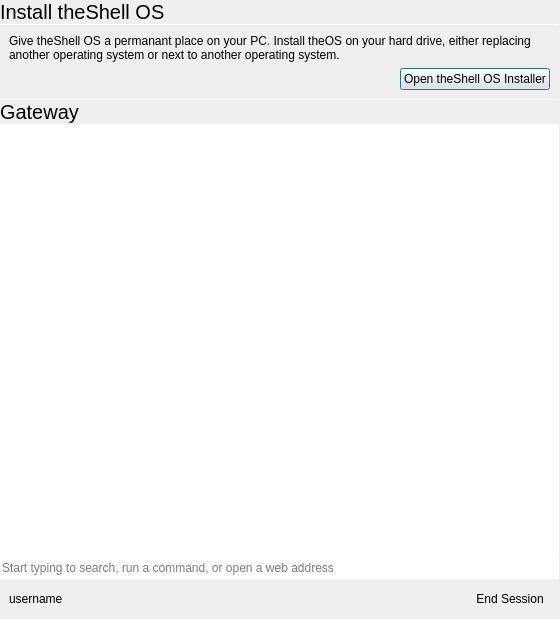
<?xml version="1.0" encoding="UTF-8"?>
<ui version="4.0">
 <class>Menu</class>
 <widget class="QDialog" name="Menu">
  <property name="geometry">
   <rect>
    <x>0</x>
    <y>0</y>
    <width>560</width>
    <height>619</height>
   </rect>
  </property>
  <property name="windowTitle">
   <string notr="true">theShellMenu</string>
  </property>
  <property name="windowIcon">
   <iconset theme="theshell" resource="resources.qrc">
    <normaloff>:/icons/icon.svg</normaloff>:/icons/icon.svg</iconset>
  </property>
  <layout class="QVBoxLayout" name="verticalLayout_2">
   <property name="spacing">
    <number>0</number>
   </property>
   <property name="leftMargin">
    <number>0</number>
   </property>
   <property name="topMargin">
    <number>0</number>
   </property>
   <property name="rightMargin">
    <number>1</number>
   </property>
   <property name="bottomMargin">
    <number>0</number>
   </property>
   <item>
    <widget class="AnimatedStackedWidget" name="stackedWidget">
     <property name="autoFillBackground">
      <bool>true</bool>
     </property>
     <property name="currentIndex">
      <number>0</number>
     </property>
     <widget class="QWidget" name="page">
      <property name="autoFillBackground">
       <bool>true</bool>
      </property>
      <layout class="QVBoxLayout" name="verticalLayout_6">
       <property name="spacing">
        <number>0</number>
       </property>
       <property name="leftMargin">
        <number>0</number>
       </property>
       <property name="topMargin">
        <number>0</number>
       </property>
       <property name="rightMargin">
        <number>0</number>
       </property>
       <property name="bottomMargin">
        <number>0</number>
       </property>
       <item>
        <widget class="QFrame" name="InstallLayout">
         <property name="frameShape">
          <enum>QFrame::NoFrame</enum>
         </property>
         <property name="frameShadow">
          <enum>QFrame::Raised</enum>
         </property>
         <layout class="QVBoxLayout" name="verticalLayout_4">
          <property name="spacing">
           <number>0</number>
          </property>
          <property name="leftMargin">
           <number>0</number>
          </property>
          <property name="topMargin">
           <number>0</number>
          </property>
          <property name="rightMargin">
           <number>0</number>
          </property>
          <property name="bottomMargin">
           <number>0</number>
          </property>
          <item>
           <widget class="QLabel" name="label_5">
            <property name="font">
             <font>
              <pointsize>15</pointsize>
             </font>
            </property>
            <property name="text">
             <string>Install theShell OS</string>
            </property>
            <property name="margin">
             <number>9</number>
            </property>
           </widget>
          </item>
          <item>
           <widget class="Line" name="line_2">
            <property name="maximumSize">
             <size>
              <width>16777215</width>
              <height>1</height>
             </size>
            </property>
            <property name="orientation">
             <enum>Qt::Horizontal</enum>
            </property>
           </widget>
          </item>
          <item>
           <layout class="QGridLayout" name="gridLayout">
            <property name="leftMargin">
             <number>9</number>
            </property>
            <property name="topMargin">
             <number>9</number>
            </property>
            <property name="rightMargin">
             <number>9</number>
            </property>
            <property name="bottomMargin">
             <number>9</number>
            </property>
            <property name="spacing">
             <number>6</number>
            </property>
            <item row="1" column="0">
             <spacer name="horizontalSpacer_3">
              <property name="orientation">
               <enum>Qt::Horizontal</enum>
              </property>
              <property name="sizeHint" stdset="0">
               <size>
                <width>40</width>
                <height>20</height>
               </size>
              </property>
             </spacer>
            </item>
            <item row="1" column="1">
             <widget class="QPushButton" name="pushButton_3">
              <property name="text">
               <string>Open theShell OS Installer</string>
              </property>
              <property name="icon">
               <iconset theme="install_theos">
                <normaloff>.</normaloff>.</iconset>
              </property>
             </widget>
            </item>
            <item row="0" column="0" colspan="2">
             <widget class="QLabel" name="label_6">
              <property name="text">
               <string>Give theShell OS a permanant place on your PC. Install theOS on your hard drive, either replacing another operating system or next to another operating system.</string>
              </property>
              <property name="wordWrap">
               <bool>true</bool>
              </property>
             </widget>
            </item>
           </layout>
          </item>
          <item>
           <widget class="Line" name="line">
            <property name="maximumSize">
             <size>
              <width>16777215</width>
              <height>1</height>
             </size>
            </property>
            <property name="orientation">
             <enum>Qt::Horizontal</enum>
            </property>
           </widget>
          </item>
         </layout>
        </widget>
       </item>
       <item>
        <layout class="QVBoxLayout" name="verticalLayout">
         <property name="spacing">
          <number>0</number>
         </property>
         <item>
          <widget class="QLabel" name="label">
           <property name="font">
            <font>
             <pointsize>15</pointsize>
            </font>
           </property>
           <property name="text">
            <string>Gateway</string>
           </property>
           <property name="margin">
            <number>9</number>
           </property>
          </widget>
         </item>
         <item>
          <widget class="Line" name="line_3">
           <property name="maximumSize">
            <size>
             <width>16777215</width>
             <height>1</height>
            </size>
           </property>
           <property name="orientation">
            <enum>Qt::Horizontal</enum>
           </property>
          </widget>
         </item>
         <item>
          <widget class="QListView" name="appsListView">
           <property name="contextMenuPolicy">
            <enum>Qt::CustomContextMenu</enum>
           </property>
           <property name="frameShape">
            <enum>QFrame::NoFrame</enum>
           </property>
          </widget>
         </item>
         <item>
          <widget class="Line" name="line_4">
           <property name="maximumSize">
            <size>
             <width>16777215</width>
             <height>1</height>
            </size>
           </property>
           <property name="orientation">
            <enum>Qt::Horizontal</enum>
           </property>
          </widget>
         </item>
         <item>
          <widget class="QLineEdit" name="lineEdit">
           <property name="inputMethodHints">
            <set>Qt::ImhNoPredictiveText</set>
           </property>
           <property name="frame">
            <bool>false</bool>
           </property>
           <property name="placeholderText">
            <string>Start typing to search, run a command, or open a web address</string>
           </property>
           <property name="clearButtonEnabled">
            <bool>true</bool>
           </property>
          </widget>
         </item>
         <item>
          <widget class="Line" name="line_5">
           <property name="maximumSize">
            <size>
             <width>16777215</width>
             <height>1</height>
            </size>
           </property>
           <property name="orientation">
            <enum>Qt::Horizontal</enum>
           </property>
          </widget>
         </item>
         <item>
          <layout class="QHBoxLayout" name="horizontalLayout">
           <property name="leftMargin">
            <number>9</number>
           </property>
           <property name="topMargin">
            <number>9</number>
           </property>
           <property name="rightMargin">
            <number>9</number>
           </property>
           <property name="bottomMargin">
            <number>9</number>
           </property>
           <item>
            <widget class="QLabel" name="label_2">
             <property name="text">
              <string notr="true">username</string>
             </property>
            </widget>
           </item>
           <item>
            <spacer name="horizontalSpacer">
             <property name="orientation">
              <enum>Qt::Horizontal</enum>
             </property>
             <property name="sizeHint" stdset="0">
              <size>
               <width>40</width>
               <height>20</height>
              </size>
             </property>
            </spacer>
           </item>
           <item>
            <widget class="QPushButton" name="reportBugButton">
             <property name="toolTip">
              <string>File Bug</string>
             </property>
             <property name="text">
              <string/>
             </property>
             <property name="icon">
              <iconset theme="tools-report-bug">
               <normaloff>.</normaloff>.</iconset>
             </property>
             <property name="flat">
              <bool>true</bool>
             </property>
            </widget>
           </item>
           <item>
            <widget class="QPushButton" name="helpButton">
             <property name="toolTip">
              <string>Help</string>
             </property>
             <property name="text">
              <string/>
             </property>
             <property name="icon">
              <iconset theme="help-contents">
               <normaloff>.</normaloff>.</iconset>
             </property>
             <property name="flat">
              <bool>true</bool>
             </property>
            </widget>
           </item>
           <item>
            <widget class="QPushButton" name="pushButton">
             <property name="text">
              <string>End Session</string>
             </property>
             <property name="icon">
              <iconset theme="system-shutdown">
               <normaloff>.</normaloff>.</iconset>
             </property>
             <property name="flat">
              <bool>true</bool>
             </property>
            </widget>
           </item>
          </layout>
         </item>
        </layout>
       </item>
      </layout>
     </widget>
     <widget class="QWidget" name="page_2">
      <property name="autoFillBackground">
       <bool>true</bool>
      </property>
      <layout class="QVBoxLayout" name="verticalLayout_7">
       <property name="spacing">
        <number>0</number>
       </property>
       <property name="leftMargin">
        <number>0</number>
       </property>
       <property name="topMargin">
        <number>0</number>
       </property>
       <property name="rightMargin">
        <number>0</number>
       </property>
       <property name="bottomMargin">
        <number>0</number>
       </property>
       <item>
        <layout class="QHBoxLayout" name="horizontalLayout_3">
         <property name="spacing">
          <number>0</number>
         </property>
         <item>
          <widget class="QPushButton" name="pushButton_2">
           <property name="sizePolicy">
            <sizepolicy hsizetype="Preferred" vsizetype="Preferred">
             <horstretch>0</horstretch>
             <verstretch>0</verstretch>
            </sizepolicy>
           </property>
           <property name="text">
            <string/>
           </property>
           <property name="icon">
            <iconset theme="go-previous">
             <normaloff>.</normaloff>.</iconset>
           </property>
           <property name="flat">
            <bool>true</bool>
           </property>
          </widget>
         </item>
         <item>
          <widget class="QLabel" name="label_3">
           <property name="sizePolicy">
            <sizepolicy hsizetype="Expanding" vsizetype="Minimum">
             <horstretch>0</horstretch>
             <verstretch>0</verstretch>
            </sizepolicy>
           </property>
           <property name="font">
            <font>
             <pointsize>15</pointsize>
            </font>
           </property>
           <property name="text">
            <string>End Session</string>
           </property>
           <property name="margin">
            <number>9</number>
           </property>
          </widget>
         </item>
        </layout>
       </item>
       <item>
        <widget class="Line" name="line_6">
         <property name="maximumSize">
          <size>
           <width>16777215</width>
           <height>1</height>
          </size>
         </property>
         <property name="orientation">
          <enum>Qt::Horizontal</enum>
         </property>
        </widget>
       </item>
       <item>
        <widget class="QLabel" name="shutdownText">
         <property name="sizePolicy">
          <sizepolicy hsizetype="Preferred" vsizetype="Minimum">
           <horstretch>0</horstretch>
           <verstretch>0</verstretch>
          </sizepolicy>
         </property>
         <property name="text">
          <string>You're about to power off your PC. Are you sure?</string>
         </property>
         <property name="wordWrap">
          <bool>true</bool>
         </property>
         <property name="margin">
          <number>9</number>
         </property>
        </widget>
       </item>
       <item>
        <widget class="Line" name="line_7">
         <property name="maximumSize">
          <size>
           <width>16777215</width>
           <height>1</height>
          </size>
         </property>
         <property name="orientation">
          <enum>Qt::Horizontal</enum>
         </property>
        </widget>
       </item>
       <item>
        <layout class="QVBoxLayout" name="verticalLayout_22">
         <property name="spacing">
          <number>0</number>
         </property>
         <item>
          <widget class="QCommandLinkButton" name="exitButton">
           <property name="text">
            <string>Exit theShell</string>
           </property>
           <property name="icon">
            <iconset theme="application-exit">
             <normaloff>.</normaloff>.</iconset>
           </property>
           <property name="iconSize">
            <size>
             <width>16</width>
             <height>16</height>
            </size>
           </property>
           <property name="description">
            <string>Exits theShell, leaving everything else open</string>
           </property>
          </widget>
         </item>
         <item>
          <widget class="QCommandLinkButton" name="fakeEndButton">
           <property name="text">
            <string>Fake Exit</string>
           </property>
           <property name="iconSize">
            <size>
             <width>16</width>
             <height>16</height>
            </size>
           </property>
          </widget>
         </item>
         <item>
          <widget class="QCommandLinkButton" name="commandLinkButton">
           <property name="styleSheet">
            <string notr="true">background-color: #A00;
color: #FFF;</string>
           </property>
           <property name="text">
            <string>Power Off</string>
           </property>
           <property name="icon">
            <iconset theme="system-shutdown">
             <normaloff>.</normaloff>.</iconset>
           </property>
           <property name="iconSize">
            <size>
             <width>16</width>
             <height>16</height>
            </size>
           </property>
           <property name="description">
            <string>Turns off your computer</string>
           </property>
          </widget>
         </item>
         <item>
          <widget class="QCommandLinkButton" name="commandLinkButton_2">
           <property name="styleSheet">
            <string notr="true">background-color: #A00;
color: #FFF;</string>
           </property>
           <property name="text">
            <string>Reboot</string>
           </property>
           <property name="icon">
            <iconset theme="system-reboot">
             <normaloff>.</normaloff>.</iconset>
           </property>
           <property name="iconSize">
            <size>
             <width>16</width>
             <height>16</height>
            </size>
           </property>
           <property name="description">
            <string>Turns off your computer and turns it back on again</string>
           </property>
          </widget>
         </item>
         <item>
          <widget class="QCommandLinkButton" name="commandLinkButton_3">
           <property name="text">
            <string>Log Out</string>
           </property>
           <property name="icon">
            <iconset theme="system-log-out">
             <normaloff>.</normaloff>.</iconset>
           </property>
           <property name="iconSize">
            <size>
             <width>16</width>
             <height>16</height>
            </size>
           </property>
           <property name="description">
            <string>Ends your session and keeps the computer on for other people to use</string>
           </property>
          </widget>
         </item>
         <item>
          <widget class="QCommandLinkButton" name="commandLinkButton_5">
           <property name="enabled">
            <bool>true</bool>
           </property>
           <property name="text">
            <string>Suspend</string>
           </property>
           <property name="icon">
            <iconset theme="system-suspend">
             <normaloff>.</normaloff>.</iconset>
           </property>
           <property name="iconSize">
            <size>
             <width>16</width>
             <height>16</height>
            </size>
           </property>
           <property name="description">
            <string>Puts your computer in a low power state so that it opens up quickly</string>
           </property>
          </widget>
         </item>
         <item>
          <widget class="QCommandLinkButton" name="commandLinkButton_6">
           <property name="enabled">
            <bool>true</bool>
           </property>
           <property name="text">
            <string>Lock</string>
           </property>
           <property name="icon">
            <iconset theme="system-lock-screen">
             <normaloff>.</normaloff>.</iconset>
           </property>
           <property name="iconSize">
            <size>
             <width>16</width>
             <height>16</height>
            </size>
           </property>
           <property name="description">
            <string>Locks your workspace with your password</string>
           </property>
          </widget>
         </item>
         <item>
          <widget class="QCommandLinkButton" name="commandLinkButton_8">
           <property name="text">
            <string>Turn Off Screen</string>
           </property>
           <property name="icon">
            <iconset theme="video-display">
             <normaloff>.</normaloff>.</iconset>
           </property>
           <property name="iconSize">
            <size>
             <width>16</width>
             <height>16</height>
            </size>
           </property>
           <property name="description">
            <string>Turns off the screen, but keeps everything else running in the background</string>
           </property>
          </widget>
         </item>
         <item>
          <widget class="QCommandLinkButton" name="commandLinkButton_4">
           <property name="enabled">
            <bool>true</bool>
           </property>
           <property name="sizePolicy">
            <sizepolicy hsizetype="Preferred" vsizetype="Preferred">
             <horstretch>0</horstretch>
             <verstretch>0</verstretch>
            </sizepolicy>
           </property>
           <property name="text">
            <string>Switch Users</string>
           </property>
           <property name="icon">
            <iconset theme="system-switch-user">
             <normaloff>.</normaloff>.</iconset>
           </property>
           <property name="iconSize">
            <size>
             <width>16</width>
             <height>16</height>
            </size>
           </property>
           <property name="description">
            <string>Switches to the logon screen and keeps your session in the background</string>
           </property>
          </widget>
         </item>
         <item>
          <widget class="QCommandLinkButton" name="commandLinkButton_7">
           <property name="enabled">
            <bool>true</bool>
           </property>
           <property name="text">
            <string>Hibernate</string>
           </property>
           <property name="icon">
            <iconset theme="system-suspend-hibernate">
             <normaloff>.</normaloff>.</iconset>
           </property>
           <property name="iconSize">
            <size>
             <width>16</width>
             <height>16</height>
            </size>
           </property>
           <property name="autoDefault">
            <bool>false</bool>
           </property>
           <property name="description">
            <string>Powers off your computer, but when powered back on, restores the session.</string>
           </property>
          </widget>
         </item>
        </layout>
       </item>
       <item>
        <spacer name="verticalSpacer">
         <property name="orientation">
          <enum>Qt::Vertical</enum>
         </property>
         <property name="sizeHint" stdset="0">
          <size>
           <width>20</width>
           <height>40</height>
          </size>
         </property>
        </spacer>
       </item>
      </layout>
     </widget>
     <widget class="QWidget" name="page_3">
      <property name="autoFillBackground">
       <bool>true</bool>
      </property>
      <layout class="QVBoxLayout" name="verticalLayout_3">
       <property name="spacing">
        <number>0</number>
       </property>
       <property name="leftMargin">
        <number>0</number>
       </property>
       <property name="topMargin">
        <number>0</number>
       </property>
       <property name="rightMargin">
        <number>0</number>
       </property>
       <property name="bottomMargin">
        <number>0</number>
       </property>
       <item>
        <layout class="QHBoxLayout" name="horizontalLayout_2">
         <property name="spacing">
          <number>0</number>
         </property>
         <item>
          <widget class="QPushButton" name="cancelEndSessionWarningButton">
           <property name="sizePolicy">
            <sizepolicy hsizetype="Preferred" vsizetype="Preferred">
             <horstretch>0</horstretch>
             <verstretch>0</verstretch>
            </sizepolicy>
           </property>
           <property name="text">
            <string/>
           </property>
           <property name="icon">
            <iconset theme="go-previous">
             <normaloff>.</normaloff>.</iconset>
           </property>
           <property name="flat">
            <bool>true</bool>
           </property>
          </widget>
         </item>
         <item>
          <widget class="QLabel" name="label_4">
           <property name="sizePolicy">
            <sizepolicy hsizetype="Expanding" vsizetype="Preferred">
             <horstretch>0</horstretch>
             <verstretch>0</verstretch>
            </sizepolicy>
           </property>
           <property name="font">
            <font>
             <pointsize>15</pointsize>
            </font>
           </property>
           <property name="text">
            <string>End Session</string>
           </property>
           <property name="margin">
            <number>9</number>
           </property>
          </widget>
         </item>
        </layout>
       </item>
       <item>
        <widget class="Line" name="line_8">
         <property name="maximumSize">
          <size>
           <width>16777215</width>
           <height>1</height>
          </size>
         </property>
         <property name="orientation">
          <enum>Qt::Horizontal</enum>
         </property>
        </widget>
       </item>
       <item>
        <widget class="QLabel" name="label_7">
         <property name="text">
          <string>Before you end your session, here are some things you might want to know</string>
         </property>
         <property name="wordWrap">
          <bool>true</bool>
         </property>
         <property name="margin">
          <number>9</number>
         </property>
        </widget>
       </item>
       <item>
        <widget class="Line" name="line_9">
         <property name="maximumSize">
          <size>
           <width>16777215</width>
           <height>1</height>
          </size>
         </property>
         <property name="orientation">
          <enum>Qt::Horizontal</enum>
         </property>
        </widget>
       </item>
       <item>
        <widget class="QListWidget" name="endSessionWarnings">
         <property name="frameShape">
          <enum>QFrame::NoFrame</enum>
         </property>
         <property name="iconSize">
          <size>
           <width>32</width>
           <height>32</height>
          </size>
         </property>
         <property name="verticalScrollMode">
          <enum>QAbstractItemView::ScrollPerPixel</enum>
         </property>
        </widget>
       </item>
       <item>
        <layout class="QHBoxLayout" name="horizontalLayout_4">
         <item>
          <spacer name="horizontalSpacer_4">
           <property name="orientation">
            <enum>Qt::Horizontal</enum>
           </property>
           <property name="sizeHint" stdset="0">
            <size>
             <width>40</width>
             <height>20</height>
            </size>
           </property>
          </spacer>
         </item>
         <item>
          <widget class="QPushButton" name="endSessionAnywayButton">
           <property name="text">
            <string notr="true">Power off anyway</string>
           </property>
           <property name="icon">
            <iconset theme="system-shutdown">
             <normaloff>.</normaloff>.</iconset>
           </property>
          </widget>
         </item>
        </layout>
       </item>
      </layout>
     </widget>
     <widget class="QWidget" name="page_4">
      <property name="autoFillBackground">
       <bool>true</bool>
      </property>
      <layout class="QVBoxLayout" name="verticalLayout_5">
       <property name="spacing">
        <number>0</number>
       </property>
       <property name="leftMargin">
        <number>0</number>
       </property>
       <property name="topMargin">
        <number>0</number>
       </property>
       <property name="rightMargin">
        <number>0</number>
       </property>
       <property name="bottomMargin">
        <number>0</number>
       </property>
       <item>
        <layout class="QHBoxLayout" name="horizontalLayout_6">
         <property name="spacing">
          <number>0</number>
         </property>
         <item>
          <widget class="QPushButton" name="cancelSwitchUsersButton">
           <property name="sizePolicy">
            <sizepolicy hsizetype="Preferred" vsizetype="Preferred">
             <horstretch>0</horstretch>
             <verstretch>0</verstretch>
            </sizepolicy>
           </property>
           <property name="text">
            <string/>
           </property>
           <property name="icon">
            <iconset theme="go-previous">
             <normaloff>.</normaloff>.</iconset>
           </property>
           <property name="flat">
            <bool>true</bool>
           </property>
          </widget>
         </item>
         <item>
          <widget class="QLabel" name="label_8">
           <property name="sizePolicy">
            <sizepolicy hsizetype="Expanding" vsizetype="Preferred">
             <horstretch>0</horstretch>
             <verstretch>0</verstretch>
            </sizepolicy>
           </property>
           <property name="font">
            <font>
             <pointsize>15</pointsize>
            </font>
           </property>
           <property name="text">
            <string>Switch Users</string>
           </property>
           <property name="margin">
            <number>9</number>
           </property>
          </widget>
         </item>
        </layout>
       </item>
       <item>
        <widget class="Line" name="line_10">
         <property name="maximumSize">
          <size>
           <width>16777215</width>
           <height>1</height>
          </size>
         </property>
         <property name="orientation">
          <enum>Qt::Horizontal</enum>
         </property>
        </widget>
       </item>
       <item>
        <widget class="QLabel" name="label_9">
         <property name="text">
          <string>Who are you switching to?</string>
         </property>
         <property name="margin">
          <number>9</number>
         </property>
        </widget>
       </item>
       <item>
        <widget class="Line" name="line_11">
         <property name="maximumSize">
          <size>
           <width>16777215</width>
           <height>1</height>
          </size>
         </property>
         <property name="orientation">
          <enum>Qt::Horizontal</enum>
         </property>
        </widget>
       </item>
       <item>
        <widget class="QListWidget" name="availableUsersList"/>
       </item>
       <item>
        <layout class="QHBoxLayout" name="horizontalLayout_5">
         <item>
          <spacer name="horizontalSpacer_5">
           <property name="orientation">
            <enum>Qt::Horizontal</enum>
           </property>
           <property name="sizeHint" stdset="0">
            <size>
             <width>40</width>
             <height>20</height>
            </size>
           </property>
          </spacer>
         </item>
         <item>
          <widget class="QPushButton" name="startNewSessionButton">
           <property name="text">
            <string>Start a new session</string>
           </property>
           <property name="icon">
            <iconset theme="system-switch-user">
             <normaloff>.</normaloff>.</iconset>
           </property>
          </widget>
         </item>
        </layout>
       </item>
      </layout>
     </widget>
     <widget class="QWidget" name="page_5">
      <layout class="QVBoxLayout" name="verticalLayout_8">
       <property name="spacing">
        <number>0</number>
       </property>
       <property name="leftMargin">
        <number>0</number>
       </property>
       <property name="topMargin">
        <number>0</number>
       </property>
       <property name="rightMargin">
        <number>0</number>
       </property>
       <property name="bottomMargin">
        <number>0</number>
       </property>
       <item>
        <widget class="QLabel" name="label_10">
         <property name="font">
          <font>
           <pointsize>15</pointsize>
          </font>
         </property>
         <property name="text">
          <string>Failed to start app</string>
         </property>
         <property name="margin">
          <number>9</number>
         </property>
        </widget>
       </item>
       <item>
        <widget class="Line" name="line_12">
         <property name="orientation">
          <enum>Qt::Horizontal</enum>
         </property>
        </widget>
       </item>
       <item>
        <widget class="QLabel" name="startupFailLabel">
         <property name="text">
          <string notr="true">xyz can't start</string>
         </property>
         <property name="margin">
          <number>9</number>
         </property>
        </widget>
       </item>
       <item>
        <spacer name="verticalSpacer_2">
         <property name="orientation">
          <enum>Qt::Vertical</enum>
         </property>
         <property name="sizeHint" stdset="0">
          <size>
           <width>20</width>
           <height>40</height>
          </size>
         </property>
        </spacer>
       </item>
      </layout>
     </widget>
    </widget>
   </item>
  </layout>
 </widget>
 <customwidgets>
  <customwidget>
   <class>AnimatedStackedWidget</class>
   <extends>QStackedWidget</extends>
   <header>animatedstackedwidget.h</header>
   <container>1</container>
  </customwidget>
 </customwidgets>
 <resources>
  <include location="resources.qrc"/>
 </resources>
 <connections/>
</ui>
